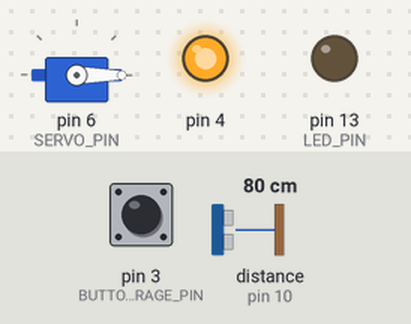
Simulated run of this sketch. Board: Arduino Mega 2560, built with avr-gcc and run on an emulated ATmega2560. Parts: servo, output pins drawn as LEDs (lit = HIGH). The test bench sets the inputs (shaded band); at power-on: distance to the obstacle (sensor on pin 10) 80 cm, pin 3 (BUTTON_GARAGE_PIN) HIGH. The echo pulse lasts 58.3 µs per cm.

Above: at 1.2 s.
1.3 s: distance to the obstacle (sensor on pin 10) set to 11 cm
2.8 s: distance to the obstacle (sensor on pin 10) set to 8 cm
At 3.6 s:
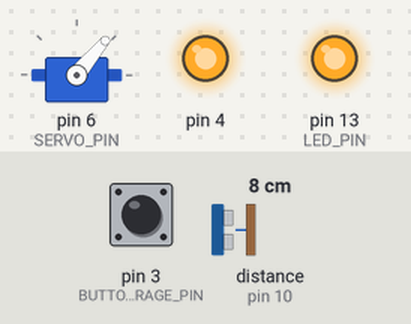
5.8 s: distance to the obstacle (sensor on pin 10) set to 18 cm
At 6.19 s:
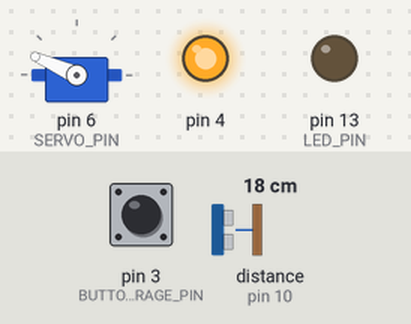
At 6.8 s:
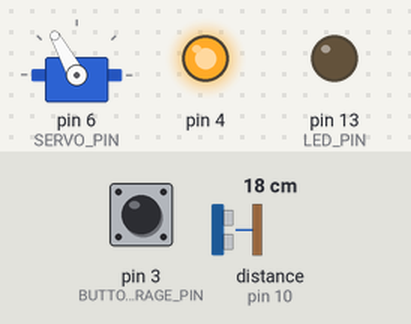
8.8 s: pin 3 (BUTTON_GARAGE_PIN) pulled LOW for 3.2 s
At 13.3 s:
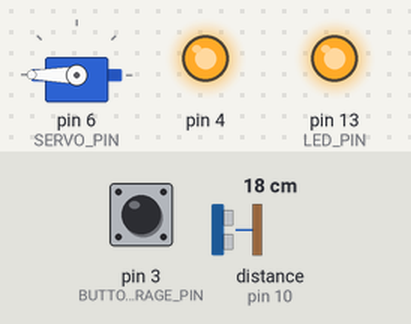
13.6 s: pin 3 (BUTTON_GARAGE_PIN) pulled LOW for 3.2 s
19.8 s: pin 3 (BUTTON_GARAGE_PIN) pulled LOW for 1 s
Timing chart, 0 to 23.3 s (numbered marks = the images above; inputs shaded):
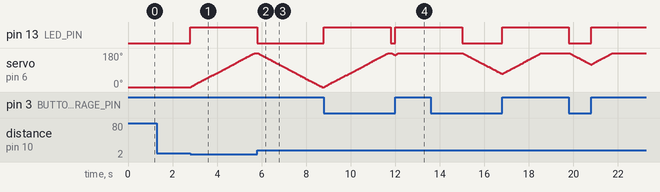

Measured:
- the behaviour switches between 10 and 9 cm on distance to the obstacle (sensor on pin 10) (found by bisection; images 0 and 1)
- after the input at 1.3 s, every drawn part: stays the same
- after the input at 2.8 s, pin 13 (LED_PIN): LOW → HIGH at once; servo on pin 6 (SERVO_PIN): moves from 0° to 180° over 2.9 s, starting at once
- after the input at 5.8 s, pin 13 (LED_PIN): HIGH → LOW at once; servo on pin 6 (SERVO_PIN): moves from 180° to 0° over 2.9 s, starting at once
- after the input at 8.8 s, pin 13 (LED_PIN): LOW → HIGH at once, → LOW 3.0 s later, → HIGH 0.20 s later

The sketch:

garage-controller-final.ino
```cpp
// Code for garage controller used in the first arduino

#include <VarSpeedServo.h>
#include <GarageControllerMillis.h>
#include <NewPing.h>

// distance sensor constants
#define TRIGGER_PIN   9
#define ECHO_PIN      10
#define MAX_DISTANCE 30

// garage led
#define LED_PIN 13
#define SERVO_PIN 6
#define BUTTON_GARAGE_PIN 3
#define SERVO_SPEED 40
#define SERVO_MAX_ANGLE 180
#define MINIMUM_DISTANCE_CAR 10

// instances of all used classes
GarageControllerMillis controller(SERVO_PIN, SERVO_SPEED, SERVO_MAX_ANGLE, LED_PIN, MINIMUM_DISTANCE_CAR);
NewPing sonar(TRIGGER_PIN, ECHO_PIN, MAX_DISTANCE);

// controll program variables
unsigned int pingSpeed = 50;
unsigned long pingTimer;
int distanceCar = 1000;
volatile bool buttonPressed = false;

void setup() {
  pinMode(BUTTON_GARAGE_PIN, INPUT_PULLUP);
  pinMode(4, OUTPUT);
  digitalWrite(4, HIGH);
  attachInterrupt(digitalPinToInterrupt(BUTTON_GARAGE_PIN), changeState, HIGH);
  controller.attachServo();
  controller.initServo();
  pingTimer = millis();
}

void loop() {
  // updating distanceCar with millis
  if (millis() >= pingTimer) {
    pingTimer += pingSpeed;
    sonar.ping_timer(updateDistance);
  }
  // if car is near or if the button was pressed, then open the garage
  if (controller.isCarNear(distanceCar) || buttonPressed) {
    controller.turnOnLed();
    controller.openGarage();

    delay(3000);

    controller.closeGarage();
    controller.turnOffLed();

    // reset variables
    distanceCar = 1000;
    buttonPressed = false;
  }
}

void updateDistance() {
  if (sonar.check_timer()) {
    distanceCar = sonar.ping_result / US_ROUNDTRIP_CM;
  }
}

void changeState() {
  buttonPressed = !buttonPressed;
}
```
